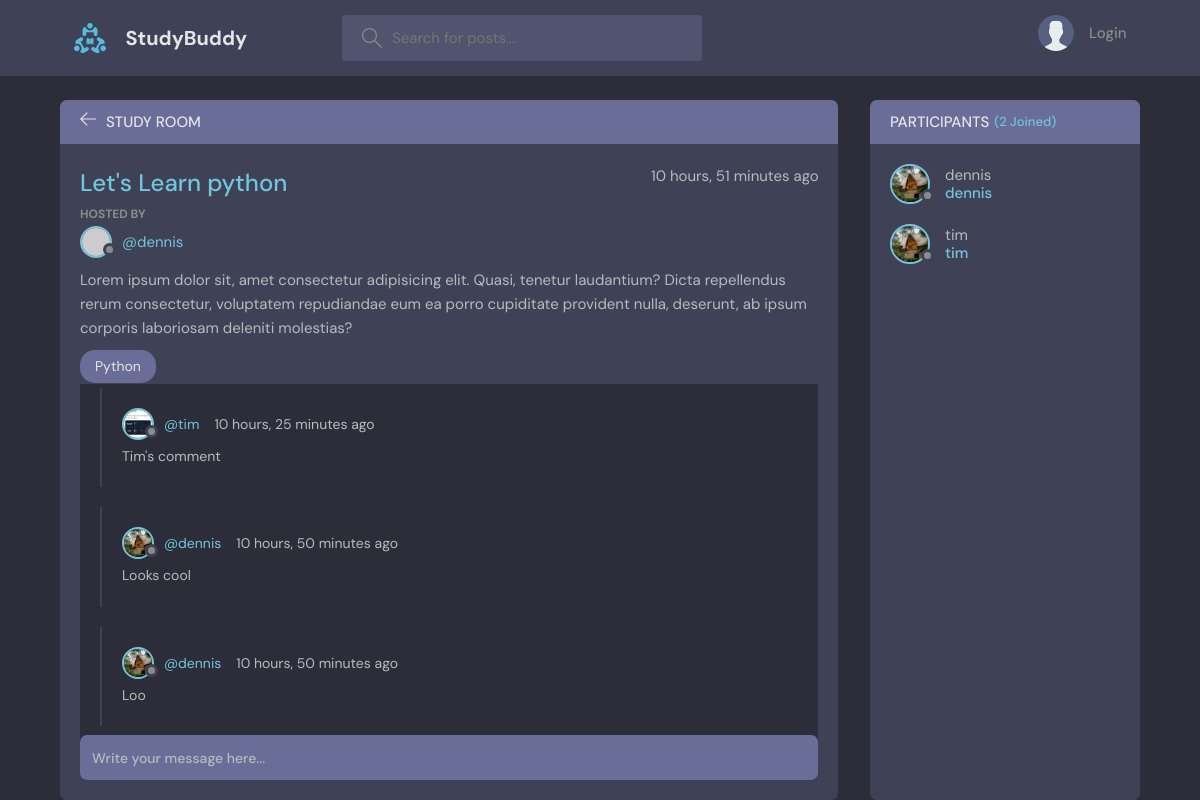
The page /room/1/ on the database its author committed.
### base/models.py (models this page shows, shortened)
class Room(models.Model):
    host = models.ForeignKey(User, on_delete=models.SET_NULL, null=True)
    topic = models.ForeignKey(Topic, on_delete=models.SET_NULL, null=True)
    name = models.CharField(max_length=200)
    description = models.TextField(null=True, blank=True)
    participants = models.ManyToManyField(
        User, related_name='participants', blank=True)
    updated = models.DateTimeField(auto_now=True)
    created = models.DateTimeField(auto_now_add=True)
    class Meta:
        ordering = ['-updated', '-created']

class User(AbstractUser):
    name = models.CharField(max_length=200, null=True)
    email = models.EmailField(unique=True, null=True)
    bio = models.TextField(null=True)
    avatar = models.ImageField(null=True, default="avatar.svg")
    USERNAME_FIELD = 'email'
    REQUIRED_FIELDS = []

class Topic(models.Model):
    name = models.CharField(max_length=200)
    def __str__(self):
        return self.name

class Message(models.Model):
    user = models.ForeignKey(User, on_delete=models.CASCADE)
    room = models.ForeignKey(Room, on_delete=models.CASCADE)
    body = models.TextField()
    updated = models.DateTimeField(auto_now=True)
    created = models.DateTimeField(auto_now_add=True)
    class Meta:
        ordering = ['-updated', '-created']

### base/views.py (the view, shortened to what this page needs)
# urls.py: path('room/<str:pk>/', views.room, name="room"),
def room(request, pk):
    room = Room.objects.get(id=pk)
    room_messages = room.message_set.all().order_by('-created')
    participants = room.participants.all()
    context = {'room': room, 'room_messages': room_messages, 'participants': participants}
    return render(request, 'base/room.html', context)

### base/templates/base/room.html (shortened to what this page needs)
{% extends 'main.html' %}
{% block content %}
<main class="profile-page layout layout--2">
  <div class="container">
    <div class="room">
      <div class="room__top">
        <div class="room__topLeft">
          <a href="{% url 'home' %}">
            <svg version="1.1" xmlns="http://www.w3.org/2000/svg" width="32" height="32" viewBox="0 0 32 32">
              <title>arrow-left</title>
              <path
                d="M13.723 2.286l-13.723 13.714 13.719 13.714 1.616-1.611-10.96-10.96h27.625v-2.286h-27.625l10.965-10.965-1.616-1.607z">
              </path>
            </svg>
          </a>
          <h3>Study Room</h3>
        </div>
      </div>
      <div class="room__box scroll">
        <div class="room__header scroll">
          <div class="room__info">
            <h3>{{room.name}}</h3>
            <span>{{room.created | timesince}} ago</span>
          </div>
          <div class="room__hosted">
            <p>Hosted By</p>
            <a href="{% url 'user-profile' room.host.id}" class="room__author">
              <div class="avatar avatar--small">
                <img src="https://randomuser.me/api/portraits/men/37.jpg" />
              </div>
              <span>@{{room.host.username}}</span>
            </a>
          </div>
          <div class="room__details">
            Lorem ipsum dolor sit, amet consectetur adipisicing elit. Quasi, tenetur laudantium? Dicta repellendus
            rerum consectetur, voluptatem repudiandae eum ea porro cupiditate provident nulla, deserunt, ab ipsum
            corporis laboriosam deleniti molestias?
          </div>
          <span class="room__topics">{{room.topic}}</span>
        </div>
        <div class="room__conversation">
          <div class="threads scroll">
            {% for message in room_messages %}
            <div class="thread">
              <div class="thread__top">
                <div class="thread__author">
                  <a href="{% url 'user-profile' message.user.id %}" class="thread__authorInfo">
                    <div class="avatar avatar--small">
                      <img src="{{message.user.avatar.url}}" />
                    </div>
                    <span>@{{message.user.username}}</span>
                  </a>
                  <span class="thread__date">{{message.created | timesince}} ago</span>
                </div>
              </div>
              <div class="thread__details">
                {{message.body}}
              </div>
            </div>
            {% endfor %}
          </div>
        </div>
      </div>
      <div class="room__message">
        <form action="" method="POST">
          <input name="body" placeholder="Write your message here..." />
        </form>
      </div>
    </div>
    <div class="participants">
      <h3 class="participants__top">Participants <span>({{participants.count}} Joined)</span></h3>
      <div class="participants__list scroll">
        {% for user in participants %}
        <a href="{% url 'user-profile' user.id %}" class="participant">
          <div class="avatar avatar--medium">
            <img src="{{room.host.avatar.url}}" />
          </div>
          <p>
            {{user.username}}
            <span>{{user.username}}</span>
          </p>
        </a>
        {% endfor %}
      </div>
    </div>
  </div>
</main>
{% endblock %}

### rows shown on the page
Room: name "Let's Learn python", created "10 hours, 51 minutes", host.username "dennis", topic "Python"
Message: user.avatar (picture), user.username "tim", created "10 hours, 25 minutes", body "Tim's comment"
Message: user.avatar (picture), user.username "dennis", created "10 hours, 50 minutes", body "Looks cool"
Message: user.avatar (picture), user.username "dennis", created "10 hours, 50 minutes", body "Loo"
User: host.avatar (picture), username "dennis"
User: host.avatar (picture), username "tim"

### other values the page prints
{{ participants.count }} "2"
